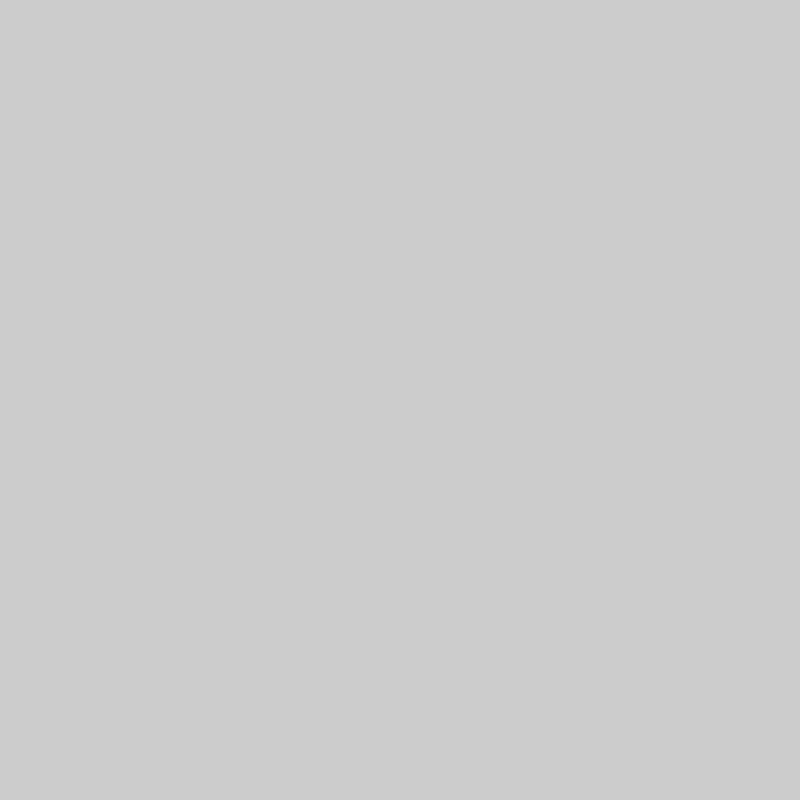
Frame 1 (no input)
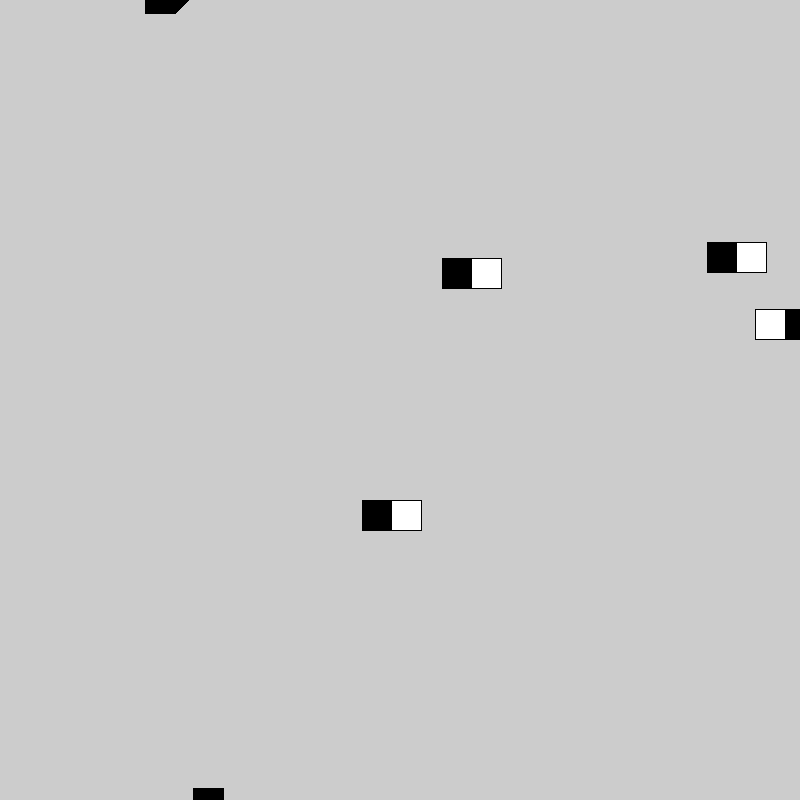
Frame 60 (the mouse pressed at the canvas centre just before this capture)
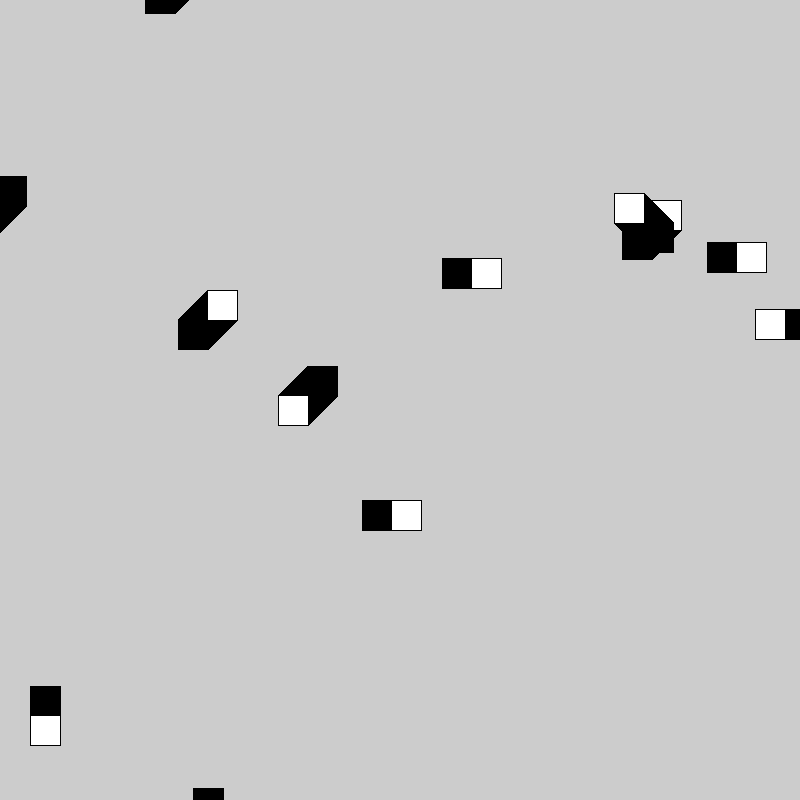
Frame 120 (the mouse held since frame 60 and released just before this capture)

The Processing sketch that drew these frames (run headless with seeded random() and noise(); from frame 60 on, the mouse is pressed at the canvas centre):

// Processing sketch: Pop_Up_Boxes
// ── Pop_Up_Boxes.pde
// Ethan Jones
// 8-19-19
// Exercise drawing a bunch of squares with the illusion of depth randomly

import java.util.Random;

// random coordinates for boxes
float randX1, randY1;
int amount, depth_boxes;
String depth_side;
String[] depth_side_array;
float side;
float grey;
int draw_frame;

void setup()
{
  size(800, 800);
  colorMode(HSB, 360, 100, 100);
  ellipseMode(CORNER);
  
  stroke(0);
  
  // box size
  side = 30;
  // amount of boxes
  amount = 1;
  // strength of "depth"
  depth_boxes = 30;
  // where depth boxes appear from
  depth_side = "bottom left";
  // sets how often squares are drawn
  // higher the number, less frequently squars are drawn
    // based on modulo
  draw_frame = 10;
  
  depth_side_array = new String[] {"top", "bottom", "left", "right", "top left", "top right", "bottom left", "bottom right"};
}

void draw()
{
  if (frameCount%draw_frame == 0)
  {
    for (int i = 0; i < amount; i++)
    {
      // box color
      grey = random(360);
      //fill(floor(grey));
      
      // box coordinates
      randX1 = random(-side, width + side);
      randY1 = random(-side, height + side);
  
      // randomly select an element from the array
      depth_side = depth_side_array[new Random().nextInt(depth_side_array.length)];
      // boxes
      for (int j = 0; j < depth_boxes; j++)
      {
        // randomly select an element from the array
        //depth_side = depth_side_array[new Random().nextInt(depth_side_array.length)];
      
        switch (depth_side)
        {
          case "top":
            rect(randX1, randY1 + j, side, side);
            break;
          case "bottom":
            rect(randX1, randY1 - j, side, side);
            break;
          case "left":
            rect(randX1 + j, randY1, side, side);
            break;
          case "right":
            rect(randX1 - j, randY1, side, side);
            break;
          case "top left":
            rect(randX1 + j, randY1 + j, side, side);
            break;
          case "top right":
            rect(randX1 - j, randY1 + j, side, side);
            break;
          case "bottom left":
            rect(randX1 + j, randY1 - j, side, side);
            break;
          case "bottom right":
            rect(randX1 - j, randY1 - j, side, side);
            break;
        }
        
      }
    }
  }
}
